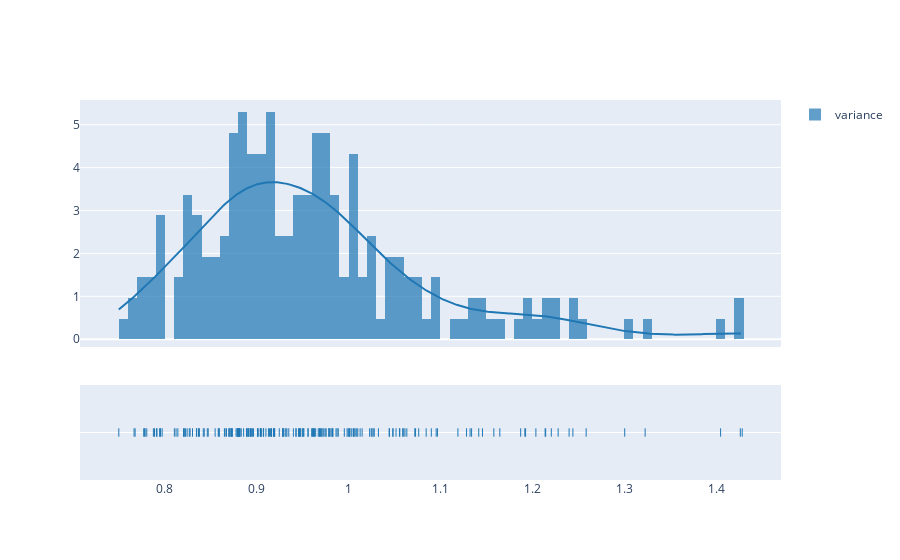

The notebook cell saved with this chart:
### Code cell
# Check and plot the variance of the vertices
data_var = np.var(data_fsnative_,axis=-1)

import plotly.figure_factory as ff
import numpy as np

x = data_var
hist_data = [x]
group_labels = ['variance'] # name of the dataset

fig = ff.create_distplot(hist_data, group_labels,bin_size=.01)
fig.show()

### Figure 1 — Plotly figure (JSON) as saved in the notebook; plotly's stock layout.template omitted (floating-point values rounded to 4 significant figures; data arrays with more than 128 entries replaced by an {"elided": "..."} marker saying what was removed)
{"data": [{"histnorm": "probability density", "legendgroup": "variance", "marker": {"color": "rgb(31, 119, 180)"}, "name": "variance", "opacity": 0.7, "type": "histogram", "x": {"elided": "208 float values"}, "xaxis": "x", "xbins": {"end": 1.428, "size": 0.01, "start": 0.75}, "yaxis": "y"}, {"legendgroup": "variance", "marker": {"color": "rgb(31, 119, 180)"}, "mode": "lines", "name": "variance", "showlegend": false, "type": "scatter", "x": {"elided": "500 float values"}, "xaxis": "x", "y": {"elided": "500 float values"}, "yaxis": "y"}, {"legendgroup": "variance", "marker": {"color": "rgb(31, 119, 180)", "symbol": "line-ns-open"}, "mode": "markers", "name": "variance", "showlegend": false, "type": "scatter", "x": {"elided": "208 float values"}, "xaxis": "x", "y": {"elided": "208 str values"}, "yaxis": "y2"}], "layout": {"autosize": true, "barmode": "overlay", "hovermode": "closest", "legend": {"traceorder": "reversed"}, "xaxis": {"anchor": "y2", "autorange": true, "domain": [0, 1], "range": [0.706, 1.472], "type": "linear", "zeroline": false}, "yaxis": {"anchor": "free", "autorange": true, "domain": [0.35, 1], "position": 0, "range": [-0.1815, 5.576], "type": "linear"}, "yaxis2": {"anchor": "x", "autorange": true, "domain": [0, 0.25], "dtick": 1, "range": [-1, 1], "showticklabels": false, "type": "category"}}}
